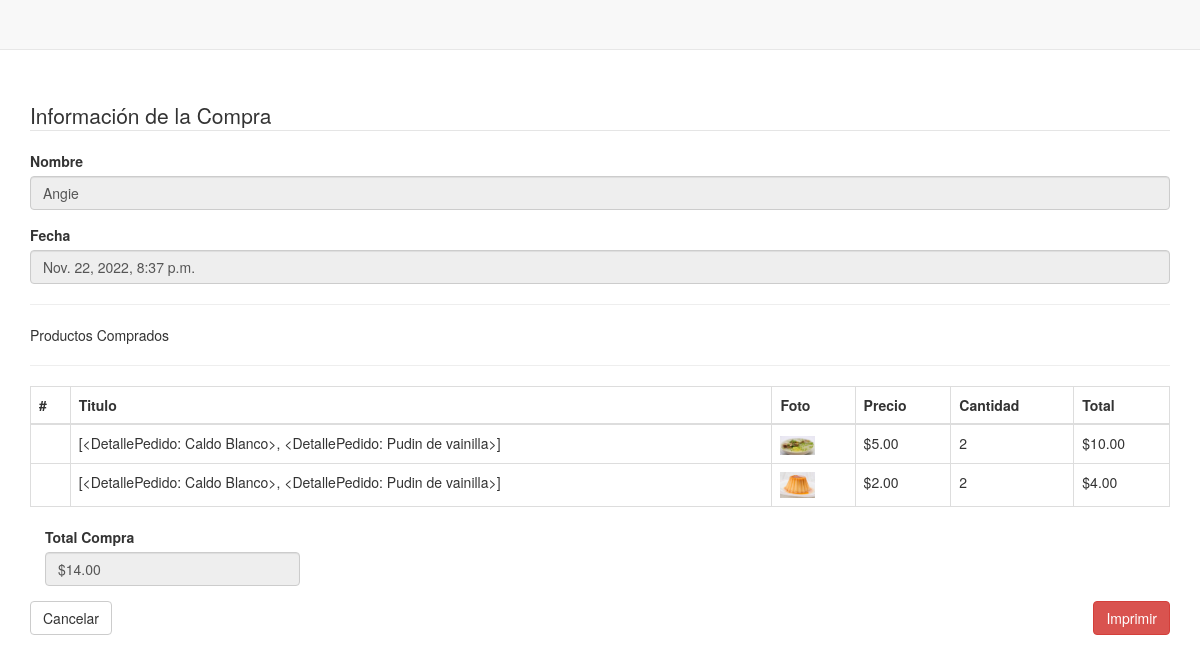
Before: /ver_pedido/ (signed in) with the older database file.
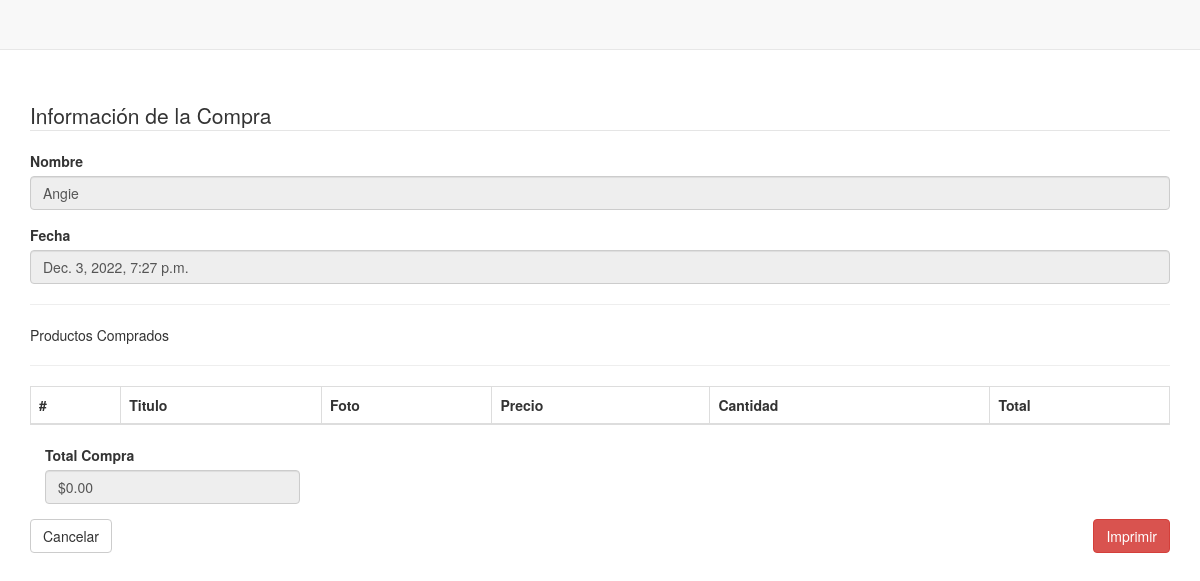
After: the same page with the newer database file.
### store/models.py (models this page shows, shortened)
class Pedido(models.Model):
    cliente = models.ForeignKey(Cliente, null=True, blank=True, on_delete=models.SET_NULL)
    fecha = models.DateTimeField(auto_now_add=True)
    estado = models.BooleanField(default=False, null=True, blank=False)
    id_transaccion = models.CharField(max_length=50, null=True)
    @property
    def get_carrito_total(self):
        detallepedidos = self.detallepedido_set.all()
        total = sum([articulo.get_total for articulo in detallepedidos])
        return total
    @property
    def get_carrito_articulos(self):
        detallepedidos = self.detallepedido_set.all()
        total = sum([articulo.cantidad for articulo in detallepedidos])
        return total
    @property
    def get_carrito_articulos_name(self):
        detallepedidos = self.detallepedido_set.all()
        total = [articulo for articulo in detallepedidos]
        return total

class DetallePedido(models.Model):
    producto = models.ForeignKey(Producto, on_delete=models.SET_NULL, null=True, blank=True)
    pedido = models.ForeignKey(Pedido, on_delete=SET_NULL, null=True, blank=True)
    cantidad = models.IntegerField(default=0, null=True, blank=True)
    fec_agregado = models.DateTimeField(auto_now_add=True)
    def __str__(self):
        return str(self.producto)
    @property
    def get_total(self):
        total = self.producto.precio * self.cantidad
        return total

class Producto(models.Model):
    id_producto = models.AutoField(primary_key=True)
    nombre = models.CharField(max_length=50)
    categoria = models.ForeignKey(Categoria, null=False, blank=False, on_delete=models.CASCADE)
    precio = models.DecimalField(max_digits=7, decimal_places=2)
    descripcion = models.CharField(max_length=200)
    digital = models.BooleanField(default=False, null=True, blank=False)
    imagen = models.ImageField(null=True, blank=True)
    def __str__(self):
        return self.nombre
    @property
    def imagenURL(self):
        try:
            url = self.imagen.url
        except:
            url = ' '
        return url

### store/views.py (the view)
# urls.py: path('ver_pedido/', views.ver_pedido, name="ver_pedido"),
def ver_pedido(request):
	data = cartData(request)
	carritoItems = data['carritoItems']
	pedido = data['pedido']
	articulos = data['articulos']
	context = {'articulos':articulos, 'pedido':pedido, 'carritoItems':carritoItems}
	return render(request, 'ver_pedido.html', context)

### store/utils.py (called while the page is built)
def cartData(request):
    if request.user.is_authenticated:
        cliente = request.user.cliente
        pedido, created = Pedido.objects.get_or_create(cliente=cliente, estado=False )
        articulos = pedido.detallepedido_set.all()
        carritoItems = pedido.get_carrito_articulos
    else:
        cookieData = cookieCart(request)
        carritoItems = cookieData['carritoItems']
        pedido = cookieData['pedido']
        articulos = cookieData['articulos']
    return{'carritoItems': carritoItems, 'pedido': pedido, 'articulos':articulos}

### store/templates/ver_pedido.html (shortened to what this page needs)
{% load static %}
<!DOCTYPE html>
<html lang="en">
  <head>
    <link rel="stylesheet" href='{% static "css/bootstrap.min.css" %}'>
    <link rel="stylesheet" href='{% static "css/estilos.css" %}'>
  </head>
  <body>
    <nav class="navbar navbar-default navbar-fixed-top">
    </nav>
    <div class="container" id="main">
    <div class="row">
          <div class="col-md-12">
            <fieldset>
                <legend>Información de la Compra</legend>
                <div class="form-group">
                    <label>Nombre</label>
                    <input value="{{request.user}}" type="text" class="form-control" readonly>
                </div>
                <div class="form-group">
                    <label>Fecha</label>
                    <input value="{{pedido.fecha}}" type="text" class="form-control" readonly>
                </div>
                <hr>
                    Productos Comprados
                <hr>
                <table class="table table-bordered">
                  <thead>
                    <tr>
                      <th>#</th>
                      <th>Titulo</th>
                      <th>Foto</th>
                      <th>Precio</th>
                      <th>Cantidad</th>
                      <th>
                          Total
                      </th>
                    </tr>
                  </thead>
                  <tbody>
                    {% for articulo in articulos %}
                    <tr>
                      <td></td>
                      <td>{{ pedido.get_carrito_articulos_name}}</td>
                      <td>
                          <img src="{{articulo.producto.imagenURL}}" width="35">
                      </td>
                      <td>${{ articulo.producto.precio|floatformat:2}}</td>
                      <td>{{articulo.cantidad}}</td>
                    <td>
                        ${{articulo.get_total|floatformat:2}}
                    </td>
                    </tr>
                    {% endfor %}
                  </tbody>
                </table>
                <div class="col-md-3">
                    <div class="form-group">
                        <label>Total Compra</label>
                        <input value="${{pedido.get_carrito_total|floatformat:2}}" type="text" class="form-control" readonly>
                    </div>
                </div>
            </fieldset>
            <div class="pull-left">
                <a href="{% url 'perfil' %}" class="btn btn-default hidden-print">Cancelar</a>
            </div>
            <div class="pull-right">
                <a href="javascript:;" id="btnImprimir" class="btn btn-danger hidden-print">Imprimir</a>
            </div>
          </div>
        </div>
    </div>
  </body>
</html>

Changed rows visible on the page:
no longer on this page (row edited): Pedido: fecha "Nov. 22, 2022, 8:37 p.m.", get_carrito_articulos_name "[<DetallePedido: Caldo Blanco>, <DetallePedido: Pudin de vainilla>]", get_carrito_total "$14.00"
no longer on this page (row unchanged): DetallePedido: producto.imagenURL (picture), producto.precio "5.00", cantidad "2", get_total "10.00"
no longer on this page (row unchanged): DetallePedido: producto.imagenURL (picture), producto.precio "2.00", cantidad "2", get_total "4.00"
added Pedido: fecha "Dec. 3, 2022, 7:27 p.m.", get_carrito_total "$0.00"
